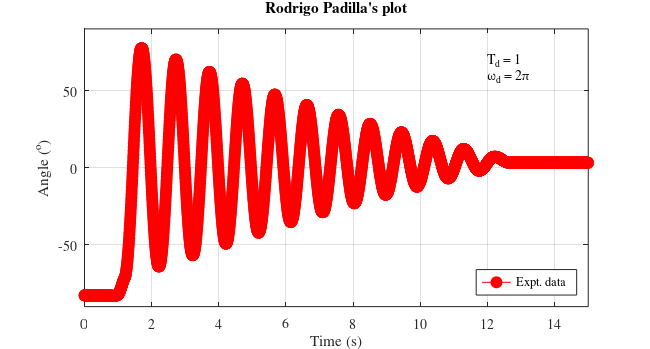
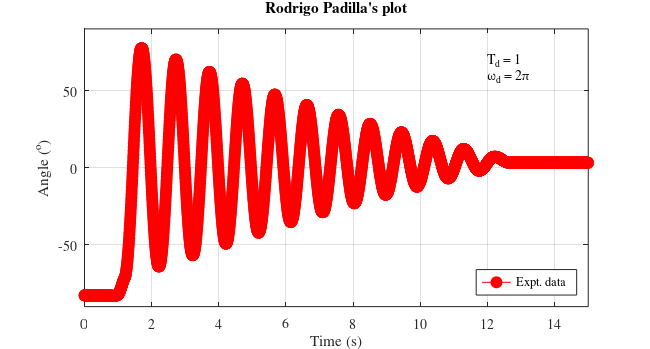

Write MATLAB code to recreate these figures, in order.
clear all
close all
clc
%% Start user required information

fid = fopen('AngVsTime.dat');
tline = fgetl(fid);
data = fscanf(fid, '%f \n', [2 inf]);
x = data(1,:);
y = data(2,:);
fclose(fid);
%% End user required information
[p,s] = polyfit(x,y,1);
xfit = x;
yfit = polyval(p,xfit);
nu = s.df;
norm = s.normr;
syx = norm/sqrt(nu);

%Generating figure with specific size
figure (1)
set(gcf,'unit','inches','position',[0.50 0.50, 6.50 3.50],...
    'defaultaxesfontsize',10,'defaultaxesfontname','times');
plot(x,y,'-ro','markersize',8,'markerfacecolor','r');
xlabel('Time (s)')
ylabel('Angle (^{o})')
grid on

ylim([-90 90])
xlim([0 15])

legend('Expt. data','location','Southeast')
title('Rodrigo Padilla''s plot')

text(12,70,'T_d = 1','Fontname','times')
text(12,60,'\omega_d = 2\pi','Fontname','times')

figName = ('Rodrigo_Padilla_Expt02_Postprocess');
set(gcf,'PaperPositionMode','auto')
print(figName,'-dpng','-r600')
set(gcf,'PaperUnits','inches','Units','inches');
figpos = get(gcf, 'Position');
set(gcf, 'PaperSize', figpos(3:4),'Units','inches');
print(figName,'-dpdf','-r600') 